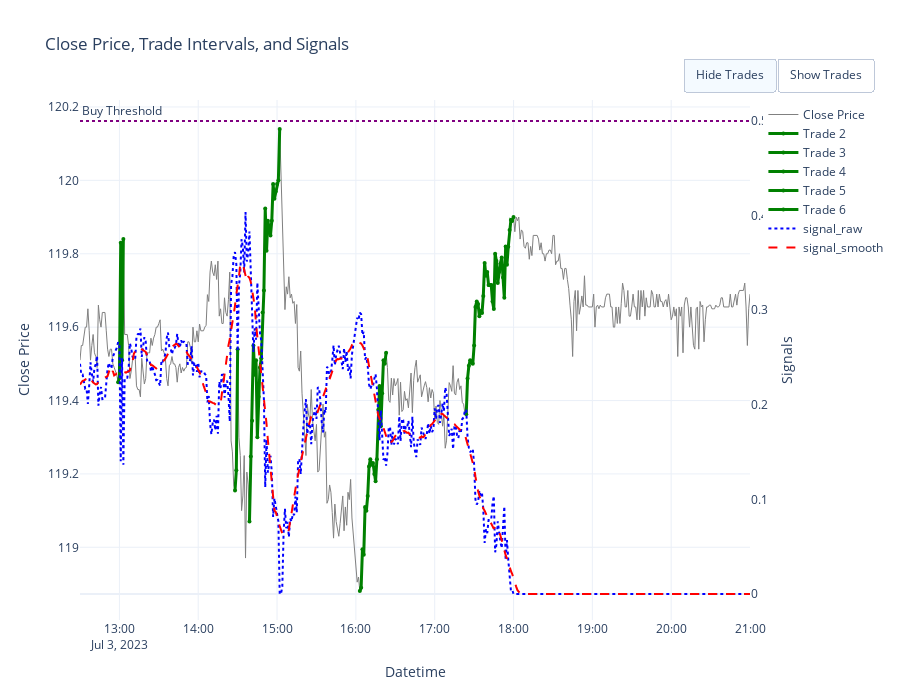
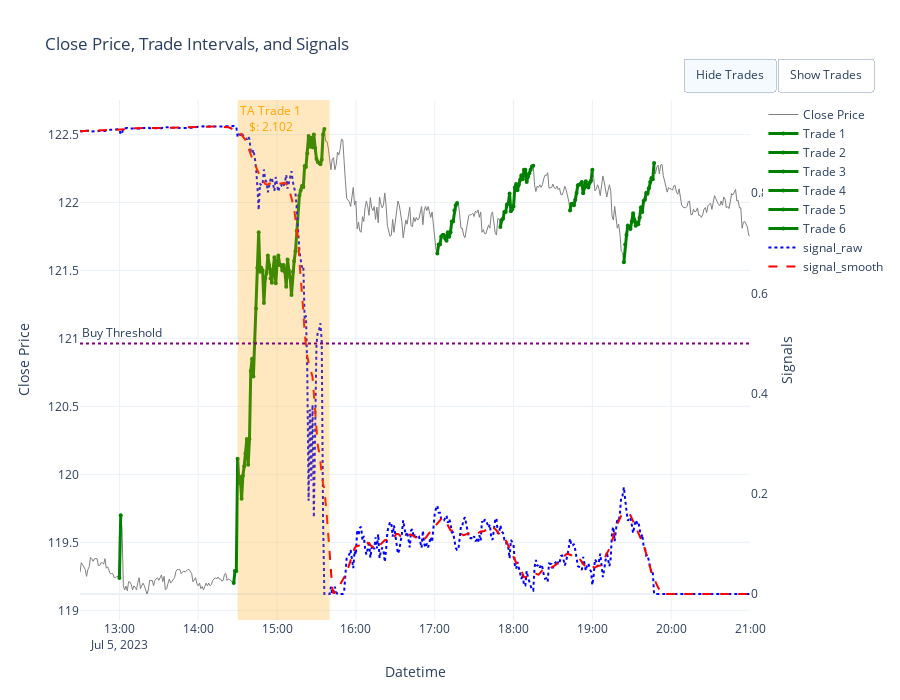
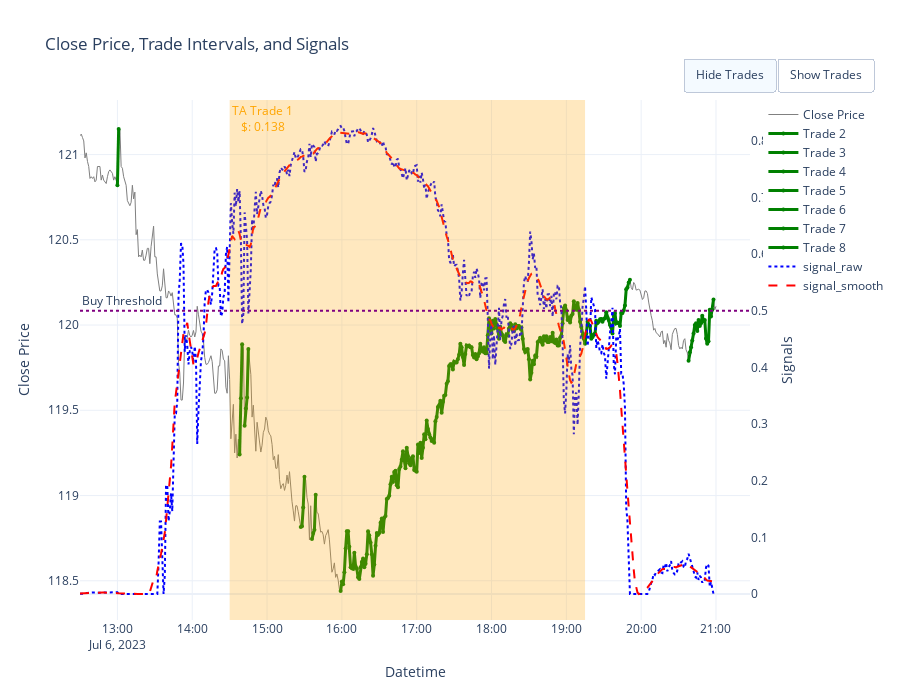
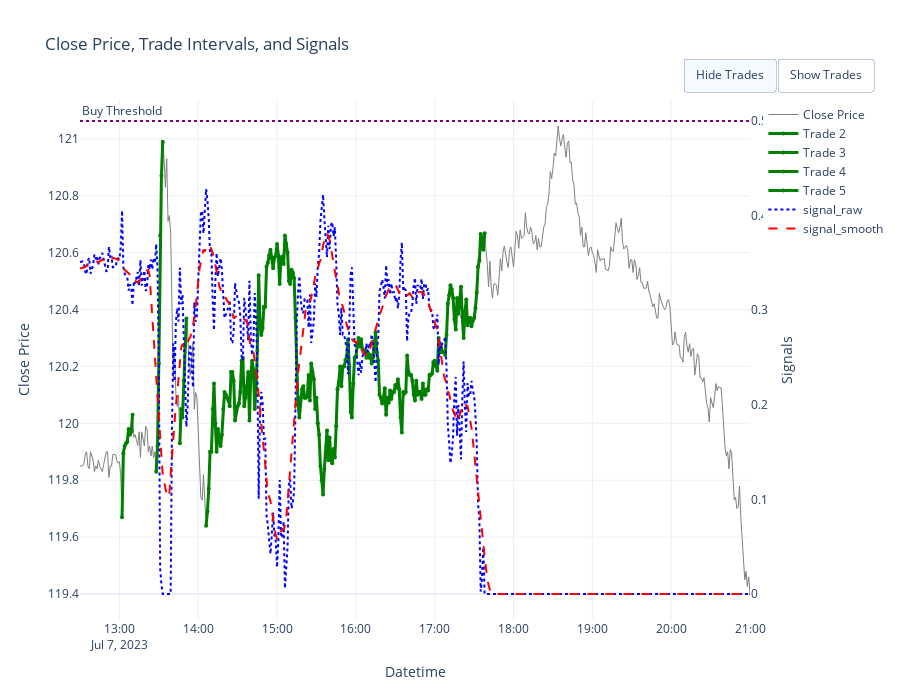

Write notebook code for charts like these, in order.
### Code cell
df_fin = saveDF_checkDAY(
                        df=df,
                        ticker=params.ticker,
                        min_prof_thr=params.min_prof_thr_man, 
                        max_down_prop=params.max_down_prop_man, 
                        gain_tightening_factor=params.gain_tightening_factor_man,
                        smooth_win_sig=params.smooth_win_sig_man, 
                        pre_entry_decay=params.pre_entry_decay_man, 
                        buy_threshold=params.buy_threshold_man, 
                        trailing_stop_thresh=params.trailing_stop_thresh_man,
                        merging_retracement_thr=params.merging_retracement_thr_man, 
                        merging_time_gap_thr=params.merging_time_gap_thr_man,
                        date_to_check=params.date_to_check
                        )

df_fin

### Figure 1 — Plotly figure (JSON) as saved in the notebook; plotly's stock layout.template omitted (floating-point values rounded to 4 significant figures; data arrays with more than 128 entries replaced by an {"elided": "..."} marker saying what was removed)
{"data": [{"hoverinfo": "x+y", "hovertemplate": "Date: %{x}<br>Close: %{y:.2f}<extra></extra>", "line": {"color": "grey", "width": 1}, "mode": "lines", "name": "Close Price", "type": "scatter", "x": {"elided": "511 str values"}, "y": {"elided": "511 float values"}}, {"hoveron": "points", "hovertemplate": "Trade 1: Return: 0.30%<extra></extra>", "line": {"color": "green", "width": 3}, "marker": {"color": "green", "size": 4}, "mode": "lines+markers", "name": "Trade 1", "type": "scatter", "visible": true, "x": [], "y": []}, {"hoveron": "points", "hovertemplate": "Trade 2: Return: 0.33%<extra></extra>", "line": {"color": "green", "width": 3}, "marker": {"color": "green", "size": 4}, "mode": "lines+markers", "name": "Trade 2", "type": "scatter", "visible": true, "x": ["2023-07-03T12:59:00.000000000", "2023-07-03T13:00:00.000000000", "2023-07-03T13:01:00.000000000", "2023-07-03T13:02:00.000000000", "2023-07-03T13:03:00.000000000"], "y": [119.5, 119.5, 119.8, 119.5, 119.8]}, {"hoveron": "points", "hovertemplate": "Trade 3: Return: 0.32%<extra></extra>", "line": {"color": "green", "width": 3}, "marker": {"color": "green", "size": 4}, "mode": "lines+markers", "name": "Trade 3", "type": "scatter", "visible": true, "x": ["2023-07-03T14:28:00.000000000", "2023-07-03T14:29:00.000000000", "2023-07-03T14:30:00.000000000"], "y": [119.2, 119.2, 119.5]}, {"hoveron": "points", "hovertemplate": "Trade 4: Return: 0.90%<extra></extra>", "line": {"color": "green", "width": 3}, "marker": {"color": "green", "size": 4}, "mode": "lines+markers", "name": "Trade 4", "type": "scatter", "visible": true, "x": ["2023-07-03T14:39:00.000000000", "2023-07-03T14:40:00.000000000", "2023-07-03T14:41:00.000000000", "2023-07-03T14:42:00.000000000", "2023-07-03T14:43:00.000000000", "2023-07-03T14:44:00.000000000", "2023-07-03T14:45:00.000000000", "2023-07-03T14:46:00.000000000", "2023-07-03T14:47:00.000000000", "2023-07-03T14:48:00.000000000", "2023-07-03T14:49:00.000000000", "2023-07-03T14:50:00.000000000", "2023-07-03T14:51:00.000000000", "2023-07-03T14:52:00.000000000", "2023-07-03T14:53:00.000000000", "2023-07-03T14:54:00.000000000", "2023-07-03T14:55:00.000000000", "2023-07-03T14:56:00.000000000", "2023-07-03T14:57:00.000000000", "2023-07-03T14:58:00.000000000", "2023-07-03T14:59:00.000000000", "2023-07-03T15:00:00.000000000", "2023-07-03T15:01:00.000000000", "2023-07-03T15:02:00.000000000"], "y": [119.1, 119.2, 119.3, 119.5, 119.5, 119.5, 119.3, 119.4, 119.5, 119.5, 119.6, 119.7, 119.9, 119.8, 119.9, 119.9, 119.8, 119.9, 120.0, 120.0, 120.0, 120.0, 120.0, 120.1]}, {"hoveron": "points", "hovertemplate": "Trade 5: Return: 0.55%<extra></extra>", "line": {"color": "green", "width": 3}, "marker": {"color": "green", "size": 4}, "mode": "lines+markers", "name": "Trade 5", "type": "scatter", "visible": true, "x": ["2023-07-03T16:03:00.000000000", "2023-07-03T16:04:00.000000000", "2023-07-03T16:05:00.000000000", "2023-07-03T16:06:00.000000000", "2023-07-03T16:07:00.000000000", "2023-07-03T16:08:00.000000000", "2023-07-03T16:09:00.000000000", "2023-07-03T16:10:00.000000000", "2023-07-03T16:11:00.000000000", "2023-07-03T16:12:00.000000000", "2023-07-03T16:13:00.000000000", "2023-07-03T16:14:00.000000000", "2023-07-03T16:15:00.000000000", "2023-07-03T16:16:00.000000000", "2023-07-03T16:17:00.000000000", "2023-07-03T16:18:00.000000000", "2023-07-03T16:19:00.000000000", "2023-07-03T16:20:00.000000000", "2023-07-03T16:21:00.000000000", "2023-07-03T16:22:00.000000000", "2023-07-03T16:23:00.000000000"], "y": [118.9, 118.9, 119.0, 119.0, 119.1, 119.1, 119.1, 119.2, 119.2, 119.2, 119.2, 119.2, 119.2, 119.2, 119.4, 119.4, 119.3, 119.4, 119.5, 119.5, 119.5]}, {"hoveron": "points", "hovertemplate": "Trade 6: Return: 0.45%<extra></extra>", "line": {"color": "green", "width": 3}, "marker": {"color": "green", "size": 4}, "mode": "lines+markers", "name": "Trade 6", "type": "scatter", "visible": true, "x": ["2023-07-03T17:24:00.000000000", "2023-07-03T17:25:00.000000000", "2023-07-03T17:26:00.000000000", "2023-07-03T17:27:00.000000000", "2023-07-03T17:28:00.000000000", "2023-07-03T17:29:00.000000000", "2023-07-03T17:30:00.000000000", "2023-07-03T17:31:00.000000000", "2023-07-03T17:32:00.000000000", "2023-07-03T17:33:00.000000000", "2023-07-03T17:34:00.000000000", "2023-07-03T17:35:00.000000000", "2023-07-03T17:36:00.000000000", "2023-07-03T17:37:00.000000000", "2023-07-03T17:38:00.000000000", "2023-07-03T17:39:00.000000000", "2023-07-03T17:40:00.000000000", "2023-07-03T17:41:00.000000000", "2023-07-03T17:42:00.000000000", "2023-07-03T17:43:00.000000000", "2023-07-03T17:44:00.000000000", "2023-07-03T17:45:00.000000000", "2023-07-03T17:46:00.000000000", "2023-07-03T17:47:00.000000000", "2023-07-03T17:48:00.000000000", "2023-07-03T17:49:00.000000000", "2023-07-03T17:50:00.000000000", "2023-07-03T17:51:00.000000000", "2023-07-03T17:52:00.000000000", "2023-07-03T17:53:00.000000000", "2023-07-03T17:54:00.000000000", "2023-07-03T17:55:00.000000000", "2023-07-03T17:56:00.000000000", "2023-07-03T17:57:00.000000000", "2023-07-03T17:58:00.000000000", "2023-07-03T17:59:00.000000000", "2023-07-03T18:00:00.000000000"], "y": [119.4, 119.5, 119.5, 119.5, 119.5, 119.5, 119.5, 119.7, 119.7, 119.7, 119.6, 119.6, 119.6, 119.7, 119.8, 119.7, 119.8, 119.7, 119.7, 119.7, 119.7, 119.6, 119.8, 119.8, 119.7, 119.8, 119.8, 119.8, 119.7, 119.7, 119.8, 119.8, 119.8, 119.9, 119.9, 119.9, 119.9]}, {"hovertemplate": "Date: %{x}<br>Signal: %{y:.2f}<extra></extra>", "line": {"color": "blue", "dash": "dot", "width": 2}, "mode": "lines", "name": "signal_raw", "type": "scatter", "visible": true, "x": {"elided": "511 str values"}, "y": {"elided": "511 float values"}, "yaxis": "y2"}, {"hovertemplate": "Date: %{x}<br>Smooth Signal: %{y:.2f}<extra></extra>", "line": {"color": "red", "dash": "dash", "width": 2}, "mode": "lines", "name": "signal_smooth", "type": "scatter", "visible": true, "x": {"elided": "511 str values"}, "y": {"elided": "511 float values"}, "yaxis": "y2"}], "layout": {"annotations": [{"showarrow": false, "text": "Buy Threshold", "x": 0, "xanchor": "left", "xref": "x domain", "y": 0.5, "yanchor": "bottom", "yref": "y2"}], "height": 700, "hovermode": "x unified", "shapes": [{"line": {"color": "purple", "dash": "dot"}, "type": "line", "x0": 0, "x1": 1, "xref": "x domain", "y0": 0.5, "y1": 0.5, "yref": "y2"}], "title": {"text": "Close Price, Trade Intervals, and Signals"}, "updatemenus": [{"buttons": [{"args": [{"visible": [true, "legendonly", "legendonly", "legendonly", "legendonly", "legendonly", "legendonly", true, true]}], "label": "Hide Trades", "method": "update"}, {"args": [{"visible": [true, true, true, true, true, true, true, true, true]}], "label": "Show Trades", "method": "update"}], "direction": "left", "pad": {"r": 10, "t": 10}, "showactive": true, "type": "buttons", "x": 0.9, "xanchor": "left", "y": 1.1, "yanchor": "top"}], "xaxis": {"title": {"text": "Datetime"}}, "yaxis": {"title": {"text": "Close Price"}}, "yaxis2": {"overlaying": "y", "showgrid": false, "side": "right", "title": {"text": "Signals"}}}}

### Figure 2 — Plotly figure (JSON) as saved in the notebook; plotly's stock layout.template omitted (floating-point values rounded to 4 significant figures; data arrays with more than 128 entries replaced by an {"elided": "..."} marker saying what was removed)
{"data": [{"hoverinfo": "x+y", "hovertemplate": "Date: %{x}<br>Close: %{y:.2f}<extra></extra>", "line": {"color": "grey", "width": 1}, "mode": "lines", "name": "Close Price", "type": "scatter", "x": {"elided": "511 str values"}, "y": {"elided": "511 float values"}}, {"hoveron": "points", "hovertemplate": "Trade 1: Return: 0.39%<extra></extra>", "line": {"color": "green", "width": 3}, "marker": {"color": "green", "size": 4}, "mode": "lines+markers", "name": "Trade 1", "type": "scatter", "visible": true, "x": ["2023-07-05T13:00:00.000000000", "2023-07-05T13:01:00.000000000"], "y": [119.2, 119.7]}, {"hoveron": "points", "hovertemplate": "Trade 2: Return: 2.80%<extra></extra>", "line": {"color": "green", "width": 3}, "marker": {"color": "green", "size": 4}, "mode": "lines+markers", "name": "Trade 2", "type": "scatter", "visible": true, "x": ["2023-07-05T14:27:00.000000000", "2023-07-05T14:28:00.000000000", "2023-07-05T14:29:00.000000000", "2023-07-05T14:30:00.000000000", "2023-07-05T14:31:00.000000000", "2023-07-05T14:32:00.000000000", "2023-07-05T14:33:00.000000000", "2023-07-05T14:34:00.000000000", "2023-07-05T14:35:00.000000000", "2023-07-05T14:36:00.000000000", "2023-07-05T14:37:00.000000000", "2023-07-05T14:38:00.000000000", "2023-07-05T14:39:00.000000000", "2023-07-05T14:40:00.000000000", "2023-07-05T14:41:00.000000000", "2023-07-05T14:42:00.000000000", "2023-07-05T14:43:00.000000000", "2023-07-05T14:44:00.000000000", "2023-07-05T14:45:00.000000000", "2023-07-05T14:46:00.000000000", "2023-07-05T14:47:00.000000000", "2023-07-05T14:48:00.000000000", "2023-07-05T14:49:00.000000000", "2023-07-05T14:50:00.000000000", "2023-07-05T14:51:00.000000000", "2023-07-05T14:52:00.000000000", "2023-07-05T14:53:00.000000000", "2023-07-05T14:54:00.000000000", "2023-07-05T14:55:00.000000000", "2023-07-05T14:56:00.000000000", "2023-07-05T14:57:00.000000000", "2023-07-05T14:58:00.000000000", "2023-07-05T14:59:00.000000000", "2023-07-05T15:00:00.000000000", "2023-07-05T15:01:00.000000000", "2023-07-05T15:02:00.000000000", "2023-07-05T15:03:00.000000000", "2023-07-05T15:04:00.000000000", "2023-07-05T15:05:00.000000000", "2023-07-05T15:06:00.000000000", "2023-07-05T15:07:00.000000000", "2023-07-05T15:08:00.000000000", "2023-07-05T15:09:00.000000000", "2023-07-05T15:10:00.000000000", "2023-07-05T15:11:00.000000000", "2023-07-05T15:12:00.000000000", "2023-07-05T15:13:00.000000000", "2023-07-05T15:14:00.000000000", "2023-07-05T15:15:00.000000000", "2023-07-05T15:16:00.000000000", "2023-07-05T15:17:00.000000000", "2023-07-05T15:18:00.000000000", "2023-07-05T15:19:00.000000000", "2023-07-05T15:20:00.000000000", "2023-07-05T15:21:00.000000000", "2023-07-05T15:22:00.000000000", "2023-07-05T15:23:00.000000000", "2023-07-05T15:24:00.000000000", "2023-07-05T15:25:00.000000000", "2023-07-05T15:26:00.000000000", "2023-07-05T15:27:00.000000000", "2023-07-05T15:28:00.000000000", "2023-07-05T15:29:00.000000000", "2023-07-05T15:30:00.000000000", "2023-07-05T15:31:00.000000000", "2023-07-05T15:32:00.000000000", "2023-07-05T15:33:00.000000000", "2023-07-05T15:34:00.000000000", "2023-07-05T15:35:00.000000000", "2023-07-05T15:36:00.000000000"], "y": [119.2, 119.3, 119.3, 120.1, 119.9, 120.0, 119.8, 120.0, 120.1, 120.2, 120.3, 120.1, 120.3, 120.8, 120.8, 120.7, 121.0, 121.2, 121.5, 121.8, 121.5, 121.5, 121.5, 121.3, 121.4, 121.5, 121.6, 121.5, 121.4, 121.4, 121.5, 121.6, 121.4, 121.5, 121.6, 121.5, 121.5, 121.5, 121.5, 121.5, 121.4, 121.6, 121.5, 121.4, 121.3, 121.5, 121.6, 121.6, 121.8, 122.0, 122.0, 122.1, 122.1, 122.1, 122.3, 122.3, 122.4, 122.5, 122.4, 122.5, 122.4, 122.5, 122.4, 122.3, 122.3, 122.3, 122.3, 122.3, 122.5, 122.5]}, {"hoveron": "points", "hovertemplate": "Trade 3: Return: 0.30%<extra></extra>", "line": {"color": "green", "width": 3}, "marker": {"color": "green", "size": 4}, "mode": "lines+markers", "name": "Trade 3", "type": "scatter", "visible": true, "x": ["2023-07-05T17:02:00.000000000", "2023-07-05T17:03:00.000000000", "2023-07-05T17:04:00.000000000", "2023-07-05T17:05:00.000000000", "2023-07-05T17:06:00.000000000", "2023-07-05T17:07:00.000000000", "2023-07-05T17:08:00.000000000", "2023-07-05T17:09:00.000000000", "2023-07-05T17:10:00.000000000", "2023-07-05T17:11:00.000000000", "2023-07-05T17:12:00.000000000", "2023-07-05T17:13:00.000000000", "2023-07-05T17:14:00.000000000", "2023-07-05T17:15:00.000000000", "2023-07-05T17:16:00.000000000", "2023-07-05T17:17:00.000000000"], "y": [121.6, 121.7, 121.7, 121.8, 121.8, 121.8, 121.7, 121.7, 121.8, 121.7, 121.8, 121.9, 121.9, 121.9, 122.0, 122.0]}, {"hoveron": "points", "hovertemplate": "Trade 4: Return: 0.37%<extra></extra>", "line": {"color": "green", "width": 3}, "marker": {"color": "green", "size": 4}, "mode": "lines+markers", "name": "Trade 4", "type": "scatter", "visible": true, "x": ["2023-07-05T17:50:00.000000000", "2023-07-05T17:51:00.000000000", "2023-07-05T17:52:00.000000000", "2023-07-05T17:53:00.000000000", "2023-07-05T17:54:00.000000000", "2023-07-05T17:55:00.000000000", "2023-07-05T17:56:00.000000000", "2023-07-05T17:57:00.000000000", "2023-07-05T17:58:00.000000000", "2023-07-05T17:59:00.000000000", "2023-07-05T18:00:00.000000000", "2023-07-05T18:01:00.000000000", "2023-07-05T18:02:00.000000000", "2023-07-05T18:03:00.000000000", "2023-07-05T18:04:00.000000000", "2023-07-05T18:05:00.000000000", "2023-07-05T18:06:00.000000000", "2023-07-05T18:07:00.000000000", "2023-07-05T18:08:00.000000000", "2023-07-05T18:09:00.000000000", "2023-07-05T18:10:00.000000000", "2023-07-05T18:11:00.000000000", "2023-07-05T18:12:00.000000000", "2023-07-05T18:13:00.000000000", "2023-07-05T18:14:00.000000000", "2023-07-05T18:15:00.000000000"], "y": [121.8, 121.9, 121.9, 121.9, 121.9, 122.0, 122.0, 122.1, 121.9, 122.0, 122.0, 122.1, 122.1, 122.1, 122.1, 122.2, 122.2, 122.2, 122.2, 122.2, 122.2, 122.2, 122.2, 122.2, 122.3, 122.3]}, {"hoveron": "points", "hovertemplate": "Trade 5: Return: 0.25%<extra></extra>", "line": {"color": "green", "width": 3}, "marker": {"color": "green", "size": 4}, "mode": "lines+markers", "name": "Trade 5", "type": "scatter", "visible": true, "x": ["2023-07-05T18:43:00.000000000", "2023-07-05T18:44:00.000000000", "2023-07-05T18:45:00.000000000", "2023-07-05T18:46:00.000000000", "2023-07-05T18:47:00.000000000", "2023-07-05T18:48:00.000000000", "2023-07-05T18:49:00.000000000", "2023-07-05T18:50:00.000000000", "2023-07-05T18:51:00.000000000", "2023-07-05T18:52:00.000000000", "2023-07-05T18:53:00.000000000", "2023-07-05T18:54:00.000000000", "2023-07-05T18:55:00.000000000", "2023-07-05T18:56:00.000000000", "2023-07-05T18:57:00.000000000", "2023-07-05T18:58:00.000000000", "2023-07-05T18:59:00.000000000", "2023-07-05T19:00:00.000000000"], "y": [121.9, 122.0, 122.0, 122.0, 122.0, 122.1, 122.1, 122.1, 122.1, 122.2, 122.1, 122.1, 122.2, 122.1, 122.1, 122.1, 122.2, 122.2]}, {"hoveron": "points", "hovertemplate": "Trade 6: Return: 0.60%<extra></extra>", "line": {"color": "green", "width": 3}, "marker": {"color": "green", "size": 4}, "mode": "lines+markers", "name": "Trade 6", "type": "scatter", "visible": true, "x": ["2023-07-05T19:24:00.000000000", "2023-07-05T19:25:00.000000000", "2023-07-05T19:26:00.000000000", "2023-07-05T19:27:00.000000000", "2023-07-05T19:28:00.000000000", "2023-07-05T19:29:00.000000000", "2023-07-05T19:30:00.000000000", "2023-07-05T19:31:00.000000000", "2023-07-05T19:32:00.000000000", "2023-07-05T19:33:00.000000000", "2023-07-05T19:34:00.000000000", "2023-07-05T19:35:00.000000000", "2023-07-05T19:36:00.000000000", "2023-07-05T19:37:00.000000000", "2023-07-05T19:38:00.000000000", "2023-07-05T19:39:00.000000000", "2023-07-05T19:40:00.000000000", "2023-07-05T19:41:00.000000000", "2023-07-05T19:42:00.000000000", "2023-07-05T19:43:00.000000000", "2023-07-05T19:44:00.000000000", "2023-07-05T19:45:00.000000000", "2023-07-05T19:46:00.000000000", "2023-07-05T19:47:00.000000000"], "y": [121.6, 121.7, 121.8, 121.8, 121.8, 121.8, 121.9, 121.9, 121.9, 121.8, 121.8, 121.8, 121.9, 122.0, 121.9, 122.0, 122.0, 122.1, 122.1, 122.1, 122.2, 122.2, 122.2, 122.3]}, {"hovertemplate": "Date: %{x}<br>Signal: %{y:.2f}<extra></extra>", "line": {"color": "blue", "dash": "dot", "width": 2}, "mode": "lines", "name": "signal_raw", "type": "scatter", "visible": true, "x": {"elided": "511 str values"}, "y": {"elided": "511 float values"}, "yaxis": "y2"}, {"hovertemplate": "Date: %{x}<br>Smooth Signal: %{y:.2f}<extra></extra>", "line": {"color": "red", "dash": "dash", "width": 2}, "mode": "lines", "name": "signal_smooth", "type": "scatter", "visible": true, "x": {"elided": "511 str values"}, "y": {"elided": "511 float values"}, "yaxis": "y2"}], "layout": {"annotations": [{"font": {"color": "orange"}, "showarrow": false, "text": "TA Trade 1<br>$: 2.102<br>", "x": "2023-07-05T14:30:00", "xanchor": "left", "xref": "x", "y": 1, "yanchor": "top", "yref": "y domain"}, {"showarrow": false, "text": "Buy Threshold", "x": 0, "xanchor": "left", "xref": "x domain", "y": 0.5, "yanchor": "bottom", "yref": "y2"}], "height": 700, "hovermode": "x unified", "shapes": [{"fillcolor": "orange", "line": {"width": 0}, "opacity": 0.25, "type": "rect", "x0": "2023-07-05T14:30:00", "x1": "2023-07-05T15:40:00", "xref": "x", "y0": 0, "y1": 1, "yref": "y domain"}, {"line": {"color": "purple", "dash": "dot"}, "type": "line", "x0": 0, "x1": 1, "xref": "x domain", "y0": 0.5, "y1": 0.5, "yref": "y2"}], "title": {"text": "Close Price, Trade Intervals, and Signals"}, "updatemenus": [{"buttons": [{"args": [{"visible": [true, "legendonly", "legendonly", "legendonly", "legendonly", "legendonly", "legendonly", true, true]}], "label": "Hide Trades", "method": "update"}, {"args": [{"visible": [true, true, true, true, true, true, true, true, true]}], "label": "Show Trades", "method": "update"}], "direction": "left", "pad": {"r": 10, "t": 10}, "showactive": true, "type": "buttons", "x": 0.9, "xanchor": "left", "y": 1.1, "yanchor": "top"}], "xaxis": {"title": {"text": "Datetime"}}, "yaxis": {"title": {"text": "Close Price"}}, "yaxis2": {"overlaying": "y", "showgrid": false, "side": "right", "title": {"text": "Signals"}}}}

### Figure 3 — Plotly figure (JSON) as saved in the notebook; plotly's stock layout.template omitted (floating-point values rounded to 4 significant figures; data arrays with more than 128 entries replaced by an {"elided": "..."} marker saying what was removed)
{"data": [{"hoverinfo": "x+y", "hovertemplate": "Date: %{x}<br>Close: %{y:.2f}<extra></extra>", "line": {"color": "grey", "width": 1}, "mode": "lines", "name": "Close Price", "type": "scatter", "x": {"elided": "511 str values"}, "y": {"elided": "511 float values"}}, {"hoveron": "points", "hovertemplate": "Trade 1: Return: 0.21%<extra></extra>", "line": {"color": "green", "width": 3}, "marker": {"color": "green", "size": 4}, "mode": "lines+markers", "name": "Trade 1", "type": "scatter", "visible": true, "x": [], "y": []}, {"hoveron": "points", "hovertemplate": "Trade 2: Return: 0.27%<extra></extra>", "line": {"color": "green", "width": 3}, "marker": {"color": "green", "size": 4}, "mode": "lines+markers", "name": "Trade 2", "type": "scatter", "visible": true, "x": ["2023-07-06T13:00:00.000000000", "2023-07-06T13:01:00.000000000"], "y": [120.8, 121.2]}, {"hoveron": "points", "hovertemplate": "Trade 3: Return: 0.54%<extra></extra>", "line": {"color": "green", "width": 3}, "marker": {"color": "green", "size": 4}, "mode": "lines+markers", "name": "Trade 3", "type": "scatter", "visible": true, "x": ["2023-07-06T14:38:00.000000000", "2023-07-06T14:39:00.000000000", "2023-07-06T14:40:00.000000000"], "y": [119.2, 119.6, 119.9]}, {"hoveron": "points", "hovertemplate": "Trade 4: Return: 0.38%<extra></extra>", "line": {"color": "green", "width": 3}, "marker": {"color": "green", "size": 4}, "mode": "lines+markers", "name": "Trade 4", "type": "scatter", "visible": true, "x": ["2023-07-06T14:42:00.000000000", "2023-07-06T14:43:00.000000000", "2023-07-06T14:44:00.000000000", "2023-07-06T14:45:00.000000000"], "y": [119.4, 119.5, 119.6, 119.9]}, {"hoveron": "points", "hovertemplate": "Trade 5: Return: 0.25%<extra></extra>", "line": {"color": "green", "width": 3}, "marker": {"color": "green", "size": 4}, "mode": "lines+markers", "name": "Trade 5", "type": "scatter", "visible": true, "x": ["2023-07-06T15:27:00.000000000", "2023-07-06T15:28:00.000000000", "2023-07-06T15:29:00.000000000", "2023-07-06T15:30:00.000000000"], "y": [118.8, 118.8, 118.9, 119.1]}, {"hoveron": "points", "hovertemplate": "Trade 6: Return: 0.22%<extra></extra>", "line": {"color": "green", "width": 3}, "marker": {"color": "green", "size": 4}, "mode": "lines+markers", "name": "Trade 6", "type": "scatter", "visible": true, "x": ["2023-07-06T15:36:00.000000000", "2023-07-06T15:37:00.000000000", "2023-07-06T15:38:00.000000000", "2023-07-06T15:39:00.000000000"], "y": [118.7, 118.8, 118.8, 119.0]}, {"hoveron": "points", "hovertemplate": "Trade 7: Return: 1.54%<extra></extra>", "line": {"color": "green", "width": 3}, "marker": {"color": "green", "size": 4}, "mode": "lines+markers", "name": "Trade 7", "type": "scatter", "visible": true, "x": {"elided": "233 str values"}, "y": {"elided": "233 float values"}}, {"hoveron": "points", "hovertemplate": "Trade 8: Return: 0.30%<extra></extra>", "line": {"color": "green", "width": 3}, "marker": {"color": "green", "size": 4}, "mode": "lines+markers", "name": "Trade 8", "type": "scatter", "visible": true, "x": ["2023-07-06T20:38:00.000000000", "2023-07-06T20:39:00.000000000", "2023-07-06T20:40:00.000000000", "2023-07-06T20:41:00.000000000", "2023-07-06T20:42:00.000000000", "2023-07-06T20:43:00.000000000", "2023-07-06T20:44:00.000000000", "2023-07-06T20:45:00.000000000", "2023-07-06T20:46:00.000000000", "2023-07-06T20:47:00.000000000", "2023-07-06T20:48:00.000000000", "2023-07-06T20:49:00.000000000", "2023-07-06T20:50:00.000000000", "2023-07-06T20:51:00.000000000", "2023-07-06T20:52:00.000000000", "2023-07-06T20:53:00.000000000", "2023-07-06T20:54:00.000000000", "2023-07-06T20:55:00.000000000", "2023-07-06T20:56:00.000000000", "2023-07-06T20:57:00.000000000", "2023-07-06T20:58:00.000000000"], "y": [119.8, 119.8, 119.9, 119.9, 120.0, 120.0, 120.0, 120.0, 120.0, 120.0, 120.0, 120.1, 120.0, 120.0, 119.9, 119.9, 119.9, 120.1, 120.0, 120.1, 120.2]}, {"hovertemplate": "Date: %{x}<br>Signal: %{y:.2f}<extra></extra>", "line": {"color": "blue", "dash": "dot", "width": 2}, "mode": "lines", "name": "signal_raw", "type": "scatter", "visible": true, "x": {"elided": "511 str values"}, "y": {"elided": "511 float values"}, "yaxis": "y2"}, {"hovertemplate": "Date: %{x}<br>Smooth Signal: %{y:.2f}<extra></extra>", "line": {"color": "red", "dash": "dash", "width": 2}, "mode": "lines", "name": "signal_smooth", "type": "scatter", "visible": true, "x": {"elided": "511 str values"}, "y": {"elided": "511 float values"}, "yaxis": "y2"}], "layout": {"annotations": [{"font": {"color": "orange"}, "showarrow": false, "text": "TA Trade 1<br>$: 0.138<br>", "x": "2023-07-06T14:30:00", "xanchor": "left", "xref": "x", "y": 1, "yanchor": "top", "yref": "y domain"}, {"showarrow": false, "text": "Buy Threshold", "x": 0, "xanchor": "left", "xref": "x domain", "y": 0.5, "yanchor": "bottom", "yref": "y2"}], "height": 700, "hovermode": "x unified", "shapes": [{"fillcolor": "orange", "line": {"width": 0}, "opacity": 0.25, "type": "rect", "x0": "2023-07-06T14:30:00", "x1": "2023-07-06T19:15:00", "xref": "x", "y0": 0, "y1": 1, "yref": "y domain"}, {"line": {"color": "purple", "dash": "dot"}, "type": "line", "x0": 0, "x1": 1, "xref": "x domain", "y0": 0.5, "y1": 0.5, "yref": "y2"}], "title": {"text": "Close Price, Trade Intervals, and Signals"}, "updatemenus": [{"buttons": [{"args": [{"visible": [true, "legendonly", "legendonly", "legendonly", "legendonly", "legendonly", "legendonly", "legendonly", "legendonly", true, true]}], "label": "Hide Trades", "method": "update"}, {"args": [{"visible": [true, true, true, true, true, true, true, true, true, true, true]}], "label": "Show Trades", "method": "update"}], "direction": "left", "pad": {"r": 10, "t": 10}, "showactive": true, "type": "buttons", "x": 0.9, "xanchor": "left", "y": 1.1, "yanchor": "top"}], "xaxis": {"title": {"text": "Datetime"}}, "yaxis": {"title": {"text": "Close Price"}}, "yaxis2": {"overlaying": "y", "showgrid": false, "side": "right", "title": {"text": "Signals"}}}}

### Figure 4 — Plotly figure (JSON) as saved in the notebook; plotly's stock layout.template omitted (floating-point values rounded to 4 significant figures; data arrays with more than 128 entries replaced by an {"elided": "..."} marker saying what was removed)
{"data": [{"hoverinfo": "x+y", "hovertemplate": "Date: %{x}<br>Close: %{y:.2f}<extra></extra>", "line": {"color": "grey", "width": 1}, "mode": "lines", "name": "Close Price", "type": "scatter", "x": {"elided": "511 str values"}, "y": {"elided": "511 float values"}}, {"hoveron": "points", "hovertemplate": "Trade 1: Return: 0.33%<extra></extra>", "line": {"color": "green", "width": 3}, "marker": {"color": "green", "size": 4}, "mode": "lines+markers", "name": "Trade 1", "type": "scatter", "visible": true, "x": [], "y": []}, {"hoveron": "points", "hovertemplate": "Trade 2: Return: 0.30%<extra></extra>", "line": {"color": "green", "width": 3}, "marker": {"color": "green", "size": 4}, "mode": "lines+markers", "name": "Trade 2", "type": "scatter", "visible": true, "x": ["2023-07-07T13:02:00.000000000", "2023-07-07T13:03:00.000000000", "2023-07-07T13:04:00.000000000", "2023-07-07T13:05:00.000000000", "2023-07-07T13:06:00.000000000", "2023-07-07T13:07:00.000000000", "2023-07-07T13:08:00.000000000", "2023-07-07T13:09:00.000000000", "2023-07-07T13:10:00.000000000"], "y": [119.7, 119.9, 119.9, 119.9, 119.9, 120.0, 120.0, 120.0, 120.0]}, {"hoveron": "points", "hovertemplate": "Trade 3: Return: 0.97%<extra></extra>", "line": {"color": "green", "width": 3}, "marker": {"color": "green", "size": 4}, "mode": "lines+markers", "name": "Trade 3", "type": "scatter", "visible": true, "x": ["2023-07-07T13:28:00.000000000", "2023-07-07T13:29:00.000000000", "2023-07-07T13:30:00.000000000", "2023-07-07T13:31:00.000000000", "2023-07-07T13:32:00.000000000", "2023-07-07T13:33:00.000000000"], "y": [119.8, 119.9, 120.2, 120.7, 120.9, 121.0]}, {"hoveron": "points", "hovertemplate": "Trade 4: Return: 0.37%<extra></extra>", "line": {"color": "green", "width": 3}, "marker": {"color": "green", "size": 4}, "mode": "lines+markers", "name": "Trade 4", "type": "scatter", "visible": true, "x": ["2023-07-07T13:46:00.000000000", "2023-07-07T13:47:00.000000000", "2023-07-07T13:48:00.000000000", "2023-07-07T13:49:00.000000000", "2023-07-07T13:50:00.000000000", "2023-07-07T13:51:00.000000000"], "y": [119.9, 120.0, 120.0, 120.2, 120.3, 120.4]}, {"hoveron": "points", "hovertemplate": "Trade 5: Return: 0.86%<extra></extra>", "line": {"color": "green", "width": 3}, "marker": {"color": "green", "size": 4}, "mode": "lines+markers", "name": "Trade 5", "type": "scatter", "visible": true, "x": {"elided": "213 str values"}, "y": {"elided": "213 float values"}}, {"hovertemplate": "Date: %{x}<br>Signal: %{y:.2f}<extra></extra>", "line": {"color": "blue", "dash": "dot", "width": 2}, "mode": "lines", "name": "signal_raw", "type": "scatter", "visible": true, "x": {"elided": "511 str values"}, "y": {"elided": "511 float values"}, "yaxis": "y2"}, {"hovertemplate": "Date: %{x}<br>Smooth Signal: %{y:.2f}<extra></extra>", "line": {"color": "red", "dash": "dash", "width": 2}, "mode": "lines", "name": "signal_smooth", "type": "scatter", "visible": true, "x": {"elided": "511 str values"}, "y": {"elided": "511 float values"}, "yaxis": "y2"}], "layout": {"annotations": [{"showarrow": false, "text": "Buy Threshold", "x": 0, "xanchor": "left", "xref": "x domain", "y": 0.5, "yanchor": "bottom", "yref": "y2"}], "height": 700, "hovermode": "x unified", "shapes": [{"line": {"color": "purple", "dash": "dot"}, "type": "line", "x0": 0, "x1": 1, "xref": "x domain", "y0": 0.5, "y1": 0.5, "yref": "y2"}], "title": {"text": "Close Price, Trade Intervals, and Signals"}, "updatemenus": [{"buttons": [{"args": [{"visible": [true, "legendonly", "legendonly", "legendonly", "legendonly", "legendonly", true, true]}], "label": "Hide Trades", "method": "update"}, {"args": [{"visible": [true, true, true, true, true, true, true, true]}], "label": "Show Trades", "method": "update"}], "direction": "left", "pad": {"r": 10, "t": 10}, "showactive": true, "type": "buttons", "x": 0.9, "xanchor": "left", "y": 1.1, "yanchor": "top"}], "xaxis": {"title": {"text": "Datetime"}}, "yaxis": {"title": {"text": "Close Price"}}, "yaxis2": {"overlaying": "y", "showgrid": false, "side": "right", "title": {"text": "Signals"}}}}
